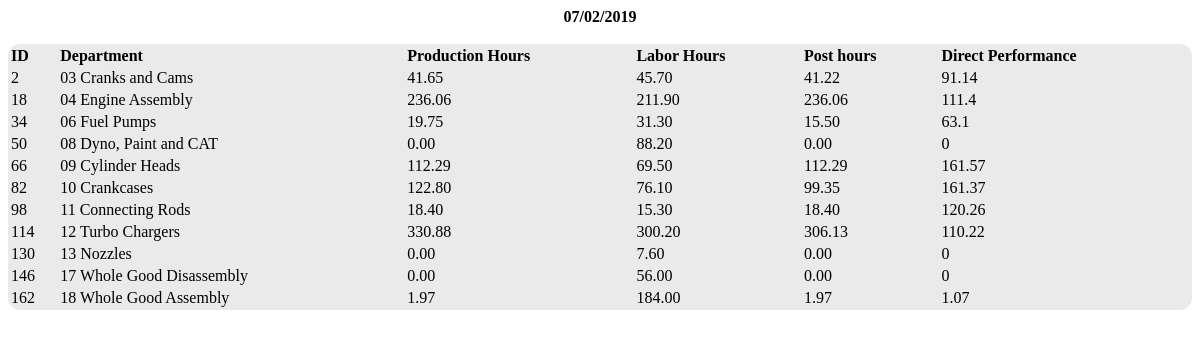
/andy/SpecificDate.php?sep_date=07/02/2019, run on the app's committed database.
### tables this page shows
CREATE TABLE IF NOT EXISTS `andy_labor_performance` (
  `id` int(11) NOT NULL AUTO_INCREMENT,
  `prodDate` varchar(10) NOT NULL,
  `dept` varchar(10) NOT NULL,
  `laborHrs` decimal(11,2) NOT NULL,
  `laborCost` decimal(11,2) NOT NULL,
  `prodHrs` decimal(11,2) NOT NULL,
  `postHrs` decimal(11,2) NOT NULL,
  `stdRate` decimal(11,2) NOT NULL,
  `month` varchar(15) NOT NULL,
  `year` varchar(5) NOT NULL,
  `fDOM` int(11) NOT NULL,
  PRIMARY KEY (`id`)
);

CREATE TABLE IF NOT EXISTS `andy_dept` (
  `deptNum` varchar(3) NOT NULL,
  `deptName` varchar(30) NOT NULL
);

### andy/SpecificDate.php (the view, shortened to what this page needs)
<!DOCTYPE html>
<html lang="en">
<head>
	<link rel="stylesheet" href="mystyles.css" type="text/css">
</head>
<body>
<?PHP
	$conn = new mysqli('localhost', $u, $p, "intranet");
?>
<?
	$spec_date=$_GET['sep_date'];
	echo "<table style='width:100%' padding='20px'>";
	$caption_ctr=0;
	$sql="SELECT alp.id, alp.prodDate as prodDate, alp.dept as dept, ad.deptName as deptName, alp.laborHrs as laborHrs, alp.prodHrs as prodHrs, alp.postHrs as postHrs
		FROM `andy_labor_performance` alp LEFT JOIN andy_dept ad ON alp.dept = ad.deptNum where alp.prodDate = '".$spec_date."' order by id asc";
	$result=mysqli_query($conn,$sql);
	while ($row=mysqli_fetch_assoc($result)) {
		if ($caption_ctr==0) {
			echo "<caption><b>".$row['prodDate']."</b><br><br></caption>";
			echo "<tr align='left'><th>ID</th><th>Department</th><th>Production Hours</th><th>Labor Hours</th><th>Post hours</th><th>Direct Performance</th>";
			$caption_ctr++;
		}
		echo "<tr align='left'><td>".$row['id']."</td>";
		echo "<td>".$row['dept']." ".$row['deptName']."</td>";
		echo "<td>".$row['prodHrs']."</td>";
		echo "<td>".$row['laborHrs']."</td>";
		echo "<td>".$row['postHrs']."</td>";
		if ($row['laborHrs']!=0) {
			echo "<td>".round((($row['prodHrs']/$row['laborHrs'])*100), 2)."</td>";
		} else {
			echo "<td>0</td>";
		}
		echo "</tr>";
	}
?>
</body>
</html>

### andy/mystyles.css (style rules this page uses)
table { border-radius: 12px; background-color: #eaeaea; }

### data on the page
andy_labor_performance: prodDate "07/02/2019", id "2", dept "03", andy_dept.deptName "Cranks and Cams", prodHrs "41.65", laborHrs "45.70", postHrs "41.22", ($row['prodHrs']/$row['laborHrs'])*100 "91.14"
andy_labor_performance: id "18", dept "04", andy_dept.deptName "Engine Assembly", prodHrs "236.06", laborHrs "211.90", postHrs "236.06", ($row['prodHrs']/$row['laborHrs'])*100 "111.4"
andy_labor_performance: id "34", dept "06", andy_dept.deptName "Fuel Pumps", prodHrs "19.75", laborHrs "31.30", postHrs "15.50", ($row['prodHrs']/$row['laborHrs'])*100 "63.1"
andy_labor_performance: id "50", dept "08", andy_dept.deptName "Dyno, Paint and CAT", prodHrs "0.00", laborHrs "88.20", postHrs "0.00", ($row['prodHrs']/$row['laborHrs'])*100 "0"
andy_labor_performance: id "66", dept "09", andy_dept.deptName "Cylinder Heads", prodHrs "112.29", laborHrs "69.50", postHrs "112.29", ($row['prodHrs']/$row['laborHrs'])*100 "161.57"
andy_labor_performance: id "82", dept "10", andy_dept.deptName "Crankcases", prodHrs "122.80", laborHrs "76.10", postHrs "99.35", ($row['prodHrs']/$row['laborHrs'])*100 "161.37"
andy_labor_performance: id "98", dept "11", andy_dept.deptName "Connecting Rods", prodHrs "18.40", laborHrs "15.30", postHrs "18.40", ($row['prodHrs']/$row['laborHrs'])*100 "120.26"
andy_labor_performance: id "114", dept "12", andy_dept.deptName "Turbo Chargers", prodHrs "330.88", laborHrs "300.20", postHrs "306.13", ($row['prodHrs']/$row['laborHrs'])*100 "110.22"
andy_labor_performance: id "130", dept "13", andy_dept.deptName "Nozzles", prodHrs "0.00", laborHrs "7.60", postHrs "0.00", ($row['prodHrs']/$row['laborHrs'])*100 "0"
andy_labor_performance: id "146", dept "17", andy_dept.deptName "Whole Good Disassembly", prodHrs "0.00", laborHrs "56.00", postHrs "0.00", ($row['prodHrs']/$row['laborHrs'])*100 "0"
andy_labor_performance: id "162", dept "18", andy_dept.deptName "Whole Good Assembly", prodHrs "1.97", laborHrs "184.00", postHrs "1.97", ($row['prodHrs']/$row['laborHrs'])*100 "1.07"
